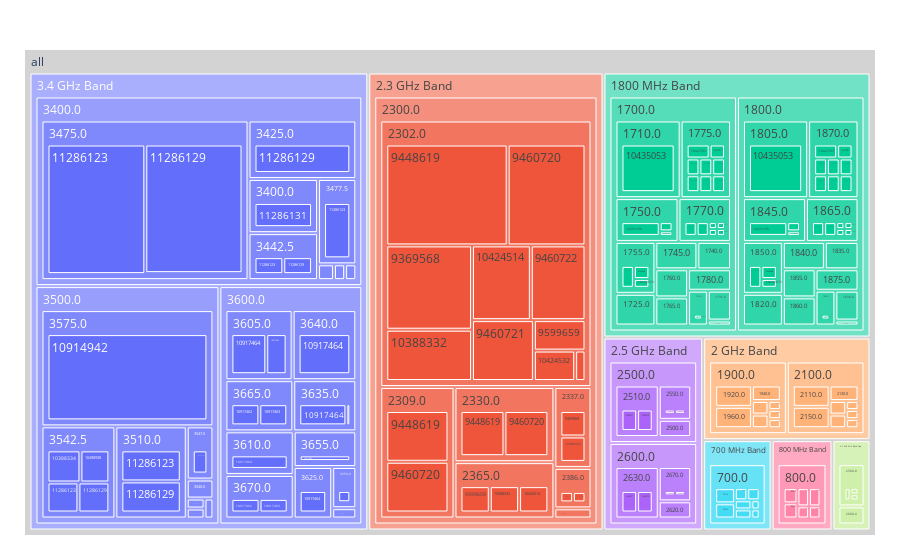

Notebook code for this chart:
### Code cell
# Non Geographically Specific Representation
fig = px.treemap(nonGeoSpecific, path=[px.Constant('all'), 'LICENCE_CATEGORY_NAME','RANGE','START','LICENCE_NO'], values='BW')
fig.update_traces(root_color="lightgrey")
fig.update_layout(margin = dict(t=50, l=25, r=25, b=25))
fig.write_html('ACMA Treemaps/nonGeoSpecificTreemap.html')
fig.show()

### Figure 1 — Plotly figure (JSON) as saved in the notebook; plotly's stock layout.template omitted (floating-point values rounded to 4 significant figures; data arrays with more than 128 entries replaced by an {"elided": "..."} marker saying what was removed)
{"data": [{"branchvalues": "total", "domain": {"x": [0, 1], "y": [0, 1]}, "hovertemplate": "labels=%{label}<br>BW=%{value}<br>parent=%{parent}<br>id=%{id}<extra></extra>", "ids": {"elided": "315 str values"}, "labels": {"elided": "315 str values"}, "name": "", "parents": {"elided": "315 str values"}, "root": {"color": "lightgrey"}, "type": "treemap", "values": {"elided": "315 float values"}}], "layout": {"legend": {"tracegroupgap": 0}, "margin": {"b": 25, "l": 25, "r": 25, "t": 50}}}
